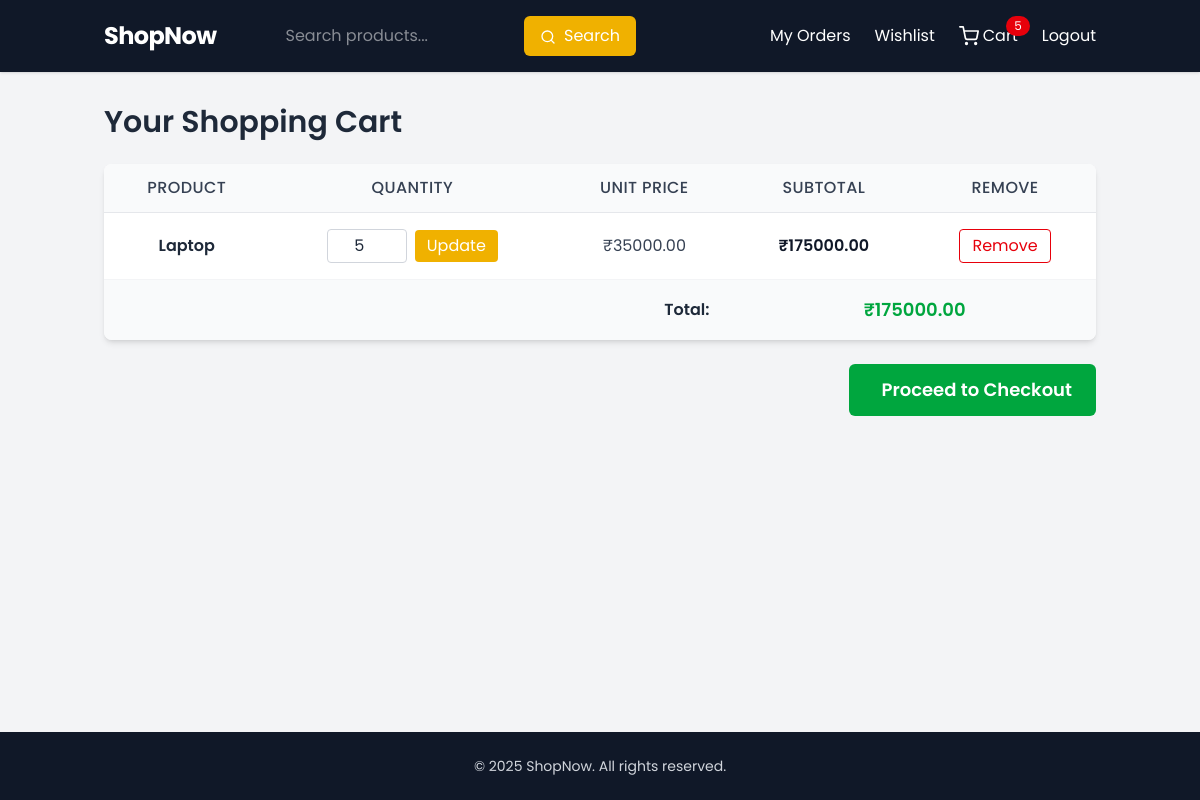
Screenshot of /cart (signed in) with the database file from the repository.
### app/models.py (models this page shows)
class CartItem(db.Model):
    id = db.Column(db.Integer, primary_key=True)
    user_id = db.Column(db.Integer, db.ForeignKey("user.id"))
    product_id = db.Column(db.Integer, db.ForeignKey("product.id"))
    quantity = db.Column(db.Integer, default=1)
    product = db.relationship("Product")

class Product(db.Model):
    id = db.Column(db.Integer, primary_key=True)
    name = db.Column(db.String(120), nullable=False)
    description = db.Column(db.Text)
    price = db.Column(db.Float, nullable=False)
    image_url = db.Column(db.String(300))
    category = db.Column(db.String(100))
    stock = db.Column(db.Integer, default=10)
    featured = db.Column(db.Boolean, default=False)  # ✅ New field
    reviews = db.relationship("Review", backref="product", cascade="all, delete-orphan")
    wishlist_items = db.relationship(
        "WishlistItem", backref="product", cascade="all, delete-orphan"
    )
    order_items = db.relationship(
        "OrderItem", backref="product", cascade="all, delete-orphan"
    )

### app/routes.py (the view)
@main_bp.route("/cart", methods=["GET", "POST"])
@login_required
def cart():
    cart_items = CartItem.query.filter_by(user_id=current_user.id).all()
    total = sum(item.product.price * item.quantity for item in cart_items)
    form = CheckoutForm()
    quantity_forms = {item.id: QuantityForm(obj=item) for item in cart_items}
    return render_template(
        "cart.html",
        cart_items=cart_items,
        total=total,
        form=form,
        quantity_forms=quantity_forms,
    )

### app/forms.py
class CheckoutForm(FlaskForm):
    submit = SubmitField("Proceed to Checkout")

class QuantityForm(FlaskForm):
    quantity = IntegerField("Quantity", validators=[DataRequired(), NumberRange(min=1)])
    submit = SubmitField("Update")

### app/context_processors.py (called while the page is built)
def inject_current_year():
    return {'current_year': datetime.now().year}

### app/routes.py (called while the page is built)
@login_manager.user_loader
def load_user(user_id):
    return User.query.get(int(user_id))

@main_bp.before_app_request
def load_cart_count():
    if current_user.is_authenticated:
        cart_items = CartItem.query.filter_by(user_id=current_user.id).all()
        g.cart_count = sum(item.quantity for item in cart_items)
    else:
        g.cart_count = 0

### app/templates/cart.html (shortened to what this page needs)
{% extends "base.html" %} {% block title %}Your Cart - ShopNow{% endblock %} {%
block content %}
<h2 class="text-3xl font-semibold mb-6">Your Shopping Cart</h2>
{% if cart_items %}
<div class="overflow-x-auto shadow-md rounded-lg bg-white">
  <table class="min-w-full text-center divide-y divide-gray-200">
    <thead class="bg-gray-50">
      <tr>
        <th
          scope="col"
          class="px-6 py-3 text-gray-700 font-medium uppercase tracking-wide"
        >
          Product
        </th>
        <th
          scope="col"
          class="px-6 py-3 text-gray-700 font-medium uppercase tracking-wide"
        >
          Quantity
        </th>
        <th
          scope="col"
          class="px-6 py-3 text-gray-700 font-medium uppercase tracking-wide"
        >
          Unit Price
        </th>
        <th
          scope="col"
          class="px-6 py-3 text-gray-700 font-medium uppercase tracking-wide"
        >
          Subtotal
        </th>
        <th
          scope="col"
          class="px-6 py-3 text-gray-700 font-medium uppercase tracking-wide"
        >
          Remove
        </th>
      </tr>
    </thead>
    <tbody class="divide-y divide-gray-100">
      {% for item in cart_items %}
      <tr>
        <td class="px-6 py-4 whitespace-nowrap font-semibold text-gray-800">
          {{ item.product.name }}
        </td>
        <td class="px-6 py-4">
          <form
            action="{{ url_for('main_bp.update_cart', item_id=item.id) }}"
            method="POST"
            class="flex items-center justify-center space-x-2"
            aria-label="Update quantity for {{ item.product.name }}"
          >
            {{ quantity_forms[item.id].hidden_tag() }} {{
            quantity_forms[item.id].quantity(class="border border-gray-300
            rounded w-20 text-center py-1 focus:ring-yellow-400
            focus:outline-none", min=1, max=item.product.stock or 1) }} {{
            quantity_forms[item.id].submit(class="bg-yellow-500
            hover:bg-yellow-600 text-white px-3 py-1 rounded transition") }}
          </form>
        </td>
        <td class="px-6 py-4 whitespace-nowrap text-gray-700">
          ₹{{ "%.2f"|format(item.product.price) }}
        </td>
        <td class="px-6 py-4 whitespace-nowrap text-gray-900 font-semibold">
          ₹{{ "%.2f"|format(item.product.price * item.quantity) }}
        </td>
        <td class="px-6 py-4">
          <a
            href="{{ url_for('main_bp.remove_from_cart', item_id=item.id) }}"
            class="inline-block px-3 py-1 text-red-600 border border-red-600 rounded hover:bg-red-600 hover:text-white transition"
            aria-label="Remove {{ item.product.name }} from cart"
            onclick="return confirm('Remove this item from your cart?');"
          >
            Remove
          </a>
        </td>
      </tr>
      {% endfor %}
      <tr class="bg-gray-50 font-semibold text-gray-800">
        <td colspan="3" class="text-right px-6 py-4">Total:</td>
        <td colspan="2" class="px-6 py-4 text-green-600 text-lg">
          ₹{{ "%.2f"|format(total) }}
        </td>
      </tr>
    </tbody>
  </table>
</div>
<div class="mt-6 text-right">
  <form
    method="GET"
    action="{{ url_for('main_bp.payment') }}"
    aria-label="Proceed to checkout"
    onsubmit="handleCheckoutSubmit(this);"
  >
    <button
      type="submit"
      id="checkout-btn"
      class="inline-flex items-center bg-green-600 hover:bg-green-700 text-white font-semibold px-6 py-3 rounded-md text-lg transition"
    >
       Proceed to Checkout
    </button>
  </form>
</div>
{% endif %} {% endblock %}

### app/templates/base.html (style rules this page uses)
html { scroll-behavior: smooth; }
body { font-family: "Poppins", sans-serif; }

### rows the page displays
CartItem: product.name "Laptop", quantity "5"
Product: product.price "35000.00", item.product.price*item.quantity "175000.00"

### other values shown
{{ g.cart_count }} "5"
{{ "%.2f"|format(total) }} "175000.00"
